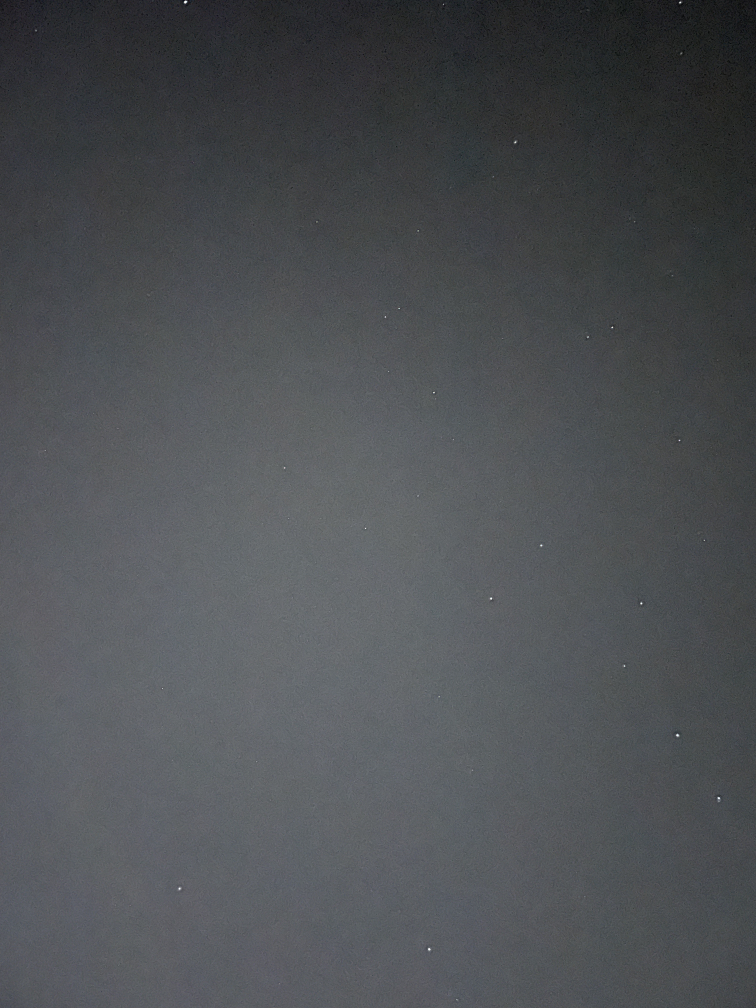
#> input picture test images/fr1.jpg, 3024 x 4032 px, found by its file name (shown at 1/4 size); the run also reads 1 picture not shown here
$ jupyter execute StarsMaching.ipynb
#> lines starting #> are read from the running program, lines starting #| are printed output that depends on the picture
# Stars Matching Project

In this project, we aim to match two images of stars by:
- Detecting stars in each image.
- Finding straight lines among the stars using the RANSAC algorithm.
- Building an affine transformation between the stars in the two images.
- Matching stars between the two images based on the transformation.
- Displaying the matches.

[cell 1]
# Import libraries

import numpy as np  # Numerical computations, arrays, linear algebra
import cv2  # Image processing (OpenCV library)
from matplotlib import pyplot as plt  # Plotting images and graphs
from matplotlib.patches import ConnectionPatch  # Drawing lines between subplots (for matching points visualization)
from PIL import Image  # Opening and processing images (especially JPEG, PNG)
from pillow_heif import register_heif_opener  # Add support for opening HEIC images (iPhone photos)
import random  # Random sampling, useful for RANSAC point selection
import math  # Basic mathematical operations (sqrt, etc.)

[cell 2]
# Functions for star detection
# This cell implements Part 2 of the assignment: Detecting stars and extracting (x, y, r, b).

def get_stars(image, size, param1=250, param2=1, min_r=2, max_r=6, desired_size=40):
    """
    Detects stars in a grayscale image using HoughCircles with adjustable parameters.

    Args:
        image: Grayscale image as a NumPy array.
        size: Tuple (width, height) for bounds checking.
        param1: First method-specific parameter for HoughCircles (higher threshold for Canny edge detector).
        param2: Second method-specific parameter for HoughCircles (accumulator threshold for circle centers).
        min_r: Minimum radius of circles to detect.
        max_r: Maximum radius of circles to detect.
        desired_size: Desired maximum number of detected stars.

    Returns:
        List of tuples (x, y, r, brightness) for each detected star.
    """
    circles = cv2.HoughCircles(image, cv2.HOUGH_GRADIENT, 2, 20,
                               param1=param1, param2=param2, minRadius=min_r, maxRadius=max_r)

    if circles is not None:
        length = len(circles[0, :])
        if length > desired_size:
            for t in np.linspace(param2, param2+5, 6):  # Fine-tune param2
                circles = cv2.HoughCircles(image, cv2.HOUGH_GRADIENT, 1, 20,
                                           param1=param1, param2=t, minRadius=min_r, maxRadius=max_r)
                if circles is not None:
                    length = len(circles[0, :])
                    if length <= desired_size:
                        break

    if circles is None:
        return []

    circles = np.uint16(np.around(circles))
    circles_cordinates = []
    for i in circles[0, :]:
        if i[0] < size[0] and i[1] < size[1]:
            # (x, y, r, brightness)
            circles_cordinates.append(
                (int(i[0]), int(i[1]), i[2] + 5, int(image[i[1], i[0]])))

    return circles_cordinates

# [12 lines left out: function save_stars_coordinates, not called in this run]

[cell 3]
import os  # for creating folders

# Helper: open HEIC files support
register_heif_opener()
#> (this line was passed over: pillow_heif is not available in this run)

# Select an image filename (edit this string to choose your file)
image_path = "C:\\Users\\shifa\\OneDrive\\שולחן העבודה\\EX1_NewSpace\\test images\\fr1.jpg"  # <-- Change this to your image path

# Load and prepare the image
size = (600, 600)  # Resize target size
img = np.array(Image.open(image_path).resize(size))
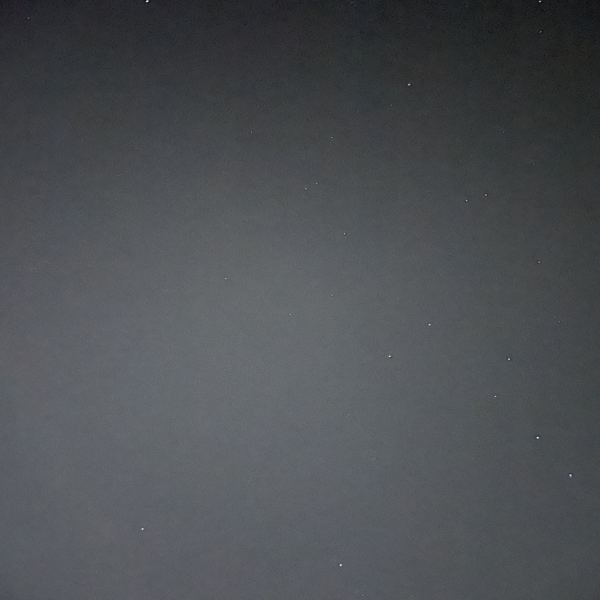
#> img: shape (600, 600, 3); mean R, G, B 77, 79.9, 83.2
img_gray = cv2.cvtColor(img, cv2.COLOR_BGR2GRAY)

# Detect stars
stars = get_stars(img_gray, size)
#> in get_stars, `circles = cv2.HoughCircles(image, cv2.HOUGH_GRADIENT, 2, 20, param1=pa..`: circles = 16 rows, first 8: [385, 353, 4.8], [465, 195, 4.8], [537, 5, 4.8], [571, 471, 4.4], [145, 531, 4], [303, 185, 4], [407, 87, 4], [537, 29, 4]
#> in get_stars, `length = len(circles[0, :])`: length = 16
#> in get_stars, `circles = np.uint16(np.around(circles))`: circles = 16 rows, first 8: [385, 353, 5], [465, 195, 5], [537, 5, 5], [571, 471, 4], [145, 531, 4], [303, 185, 4], [407, 87, 4], [537, 29, 4]
#> the loop in get_stars, `for i in circles[0, :]:` made 16 passes
#> after the loop in get_stars, `for i in circles[0, :]:`: circles_cordinates = 16 items, first 6: (385, 353, 10, 96), (465, 195, 10, 71), (537, 5, 10, 30), (571, 471, 9, 77), (145, 531, 9, 98), (303, 185, 9, 83)
#> stars has the same summary as circles_cordinates in get_stars

# Output the results
print(f"Detected {len(stars)} stars in {image_path}:")
#| Detected 16 stars in C:\Users\shifa\OneDrive\שולחן העבודה\EX1_NewSpace\test images\fr1.jpg:
for star in stars:
    print(f"x={star[0]}, y={star[1]}, r={star[2]}, brightness={star[3]}")
#> this loop made 16 passes
#> (printed output is left out)

# Create the folder for saving results if it does not exist
results_folder = "Detection_Results"
os.makedirs(results_folder, exist_ok=True)

# Create a filename for the output
image_name = os.path.basename(image_path).split(".")[0]
output_txt_path = os.path.join(results_folder, f"{image_name}_detected.txt")

# Save the stars to the text file
with open(output_txt_path, "w") as f:
    f.write("x y r b\n")
    for star in stars:
        f.write(f"{star[0]} {star[1]} {star[2]} {star[3]}\n")

print(f"\nSaved star detections to {output_txt_path}")

# Optional: Visualize the detected stars
for x, y, r, _ in stars:
    img = cv2.circle(img, (x, y), r, (255, 0, 255), 1)
#> this loop made 16 passes
#> (x, y, r) on passes 1 to 8: (385, 353, 10), (465, 195, 10), (537, 5, 10), (571, 471, 9), (145, 531, 9), (303, 185, 9), (407, 87, 9), (537, 29, 9)
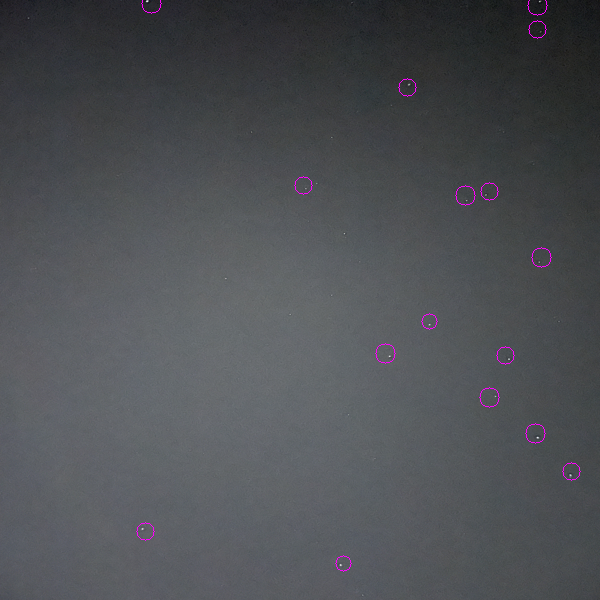
#> img: shape (600, 600, 3); mean R, G, B 77.4, 79.7, 83.6

plt.figure(figsize=(8, 8))
plt.imshow(cv2.cvtColor(img, cv2.COLOR_BGR2RGB))
plt.title("Detected Stars")
plt.axis('off')
plt.show()
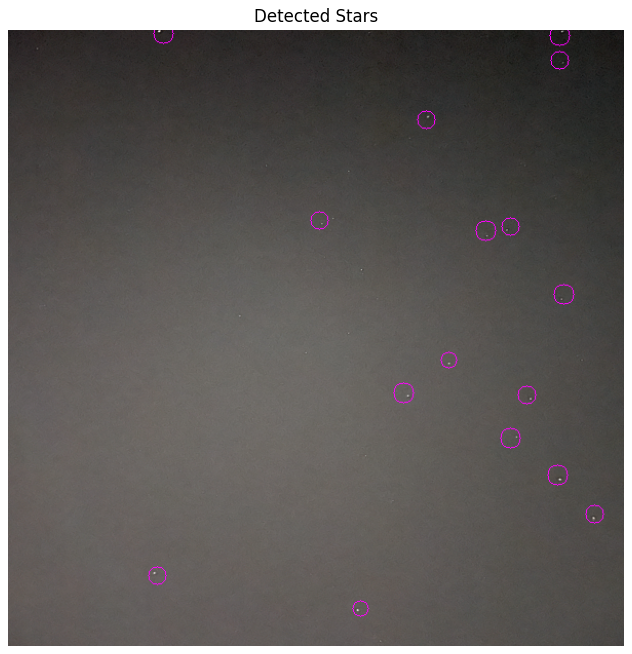
#> figure drawn by matplotlib, 1 panel; B, G, R data is drawn as R, G, B

[cell 4]
# Functions for matching stars between two images

def create_mapper(source, destination):
    """
    Creates an affine transformation mapper between two sets of points.

    Args:
        source: np.array of points from image 1.
        destination: np.array of points from image 2.

    Returns:
        A function that maps points from image 1 to image 2.
    """
    source = np.float32(source)
    destination = np.float32(destination)
    M = cv2.getAffineTransform(source, destination)

    def mapper(point):
        transformed_pt = np.dot(M, np.array([point[0], point[1], 1]))
        return (int(transformed_pt[0]), int(transformed_pt[1]))

    return mapper

def find_point(stars, source_point, mapped_point, e):
    """
    Finds a matching star close to the mapped point.

    Args:
        stars: List of detected stars in image 2.
        source_point: The original point from image 1.
        mapped_point: The point after transformation.
        e: Distance threshold for matching.

    Returns:
        The matching star, or None if not found.
    """
    x2, y2, r2, b2 = mapped_point

    for star in stars:
        x1, y1, r1, b1 = star
        dist_from_source = np.sqrt((source_point[0]-x2)**2 + (source_point[1]-y2)**2)
        dist_s = np.sqrt((x1-x2)**2 + (y1-y2)**2)

        if dist_s < e and abs(r1 - r2) < 6:
            return star

    return None

def count_inliers(stars1, stars2, T, e=16):
    """
    Counts how many stars are mapped correctly between two images.

    Args:
        stars1: List of stars in image 1.
        stars2: List of stars in image 2.
        T: Transformation function.
        e: Distance threshold.

    Returns:
        Number of matched stars (inliers).
    """
    cnt = 0
    matchings = {}

    for star in stars1:
        x, y, r, b = star
        mapped_point = T((x, y))
        matched_star = find_point(stars2, star, (mapped_point[0], mapped_point[1], r, b), e)

        matchings[matched_star] = matchings.get(matched_star, 0) + 1

        if matched_star is not None and matchings[matched_star] <= 1:
            cnt += 1

    return cnt

def matching_ratio(set_1, set_2, inliers_count):
    """
    Computes the ratio of matched points to the minimum size of the two sets.

    Args:
        set_1: Stars in image 1.
        set_2: Stars in image 2.
        inliers_count: Number of matched stars.

    Returns:
        Matching ratio as a float.
    """
    length = min(len(set_1), len(set_2))
    return inliers_count / length

[cell 5]
# Matching with real RANSAC search over affine transforms

def best_match_mapper(points1, points2, iterations=2000, e=16):
    """
    Tries many 3-point mappings and returns the one with the most inliers.

    Args:
        points1: stars in image 1 (list of (x, y, r, b)).
        points2: stars in image 2 (list of (x, y, r, b)).
        iterations: number of random trials.
        e: distance threshold for inlier.

    Returns:
        best_mapper: function that maps points from image 1 to image 2.
        best_ratio: best matching ratio found.
        best_matched: list of point pairs (img1, mapped point).
        src_points, dst_points: the best three points used for the transform.
    """
    best_mapper = None
    best_ratio = -1
    best_matched = []
    best_src, best_dst = None, None

    for _ in range(iterations):
        try:
            src = random.sample(points1, 3)
            dst = random.sample(points2, 3)

            mapper = create_mapper(
                [(p[0], p[1]) for p in src],
                [(p[0], p[1]) for p in dst]
            )

            count = count_inliers(points1, points2, mapper, e)
            ratio = matching_ratio(points1, points2, count)

            if ratio > best_ratio:
                best_ratio = ratio
                best_mapper = mapper
                best_src = src
                best_dst = dst

                best_matched = [[(p[0], p[1]), mapper((p[0], p[1]))] for p in points1]

        except Exception:
            continue

    return best_mapper, best_ratio, best_matched, best_src, best_dst


# Helper
register_heif_opener()
#> (this line was passed over: pillow_heif is not available in this run)

# paths to images
image_path1 = "C:\\Users\\shifa\\OneDrive\\שולחן העבודה\\EX1_NewSpace\\test images\\fr1.jpg"
image_path2 = "C:\\Users\\shifa\\OneDrive\\שולחן העבודה\\EX1_NewSpace\\test images\\fr2.jpg"
size = (600, 600)

img1 = np.array(Image.open(image_path1).resize(size))
img2 = np.array(Image.open(image_path2).resize(size))
img1_gray = cv2.cvtColor(img1, cv2.COLOR_BGR2GRAY)
img2_gray = cv2.cvtColor(img2, cv2.COLOR_BGR2GRAY)

# detect stars
stars1 = get_stars(img1_gray, size, param2=0.8, min_r=1, max_r=6)
#> in get_stars (call 2), `circles = cv2.HoughCircles(image, cv2.HOUGH_GRADIENT, 2, 20, param1=pa..`: circles = 16 rows, first 8: [465, 201, 1.8], [389, 355, 1.5], [409, 85, 1.5], [429, 325, 1.5], [495, 395, 1.5], [569, 475, 1.5], [537, 437, 1.1], [537, 5, 4.8]
#> in get_stars (call 2), `circles = np.uint16(np.around(circles))`: circles = 16 rows, first 8: [465, 201, 2], [389, 355, 2], [409, 85, 2], [429, 325, 2], [495, 395, 2], [569, 475, 2], [537, 437, 1], [537, 5, 5]
#> the loop in get_stars (call 2), `for i in circles[0, :]:` made 16 passes
#> stars1 = 16 items, first 6: (465, 201, 7, 57), (389, 355, 7, 140), (409, 85, 7, 85), (429, 325, 7, 136), (495, 395, 7, 100), (569, 475, 7, 125)
stars2 = get_stars(img2_gray, size, param2=0.8, min_r=1, max_r=6)
#> in get_stars (call 3), `circles = cv2.HoughCircles(image, cv2.HOUGH_GRADIENT, 2, 20, param1=pa..`: circles = 16 rows, first 8: [379, 57, 1.8], [439, 177, 1.8], [441, 337, 1.5], [457, 413, 1.5], [563, 481, 1.5], [595, 23, 1.5], [483, 449, 1.1], [325, 327, 4]
#> in get_stars (call 3), `circles = np.uint16(np.around(circles))`: circles = 16 rows, first 8: [379, 57, 2], [439, 177, 2], [441, 337, 2], [457, 413, 2], [563, 481, 2], [595, 23, 2], [483, 449, 1], [325, 327, 4]
#> stars2 = 16 items, first 6: (379, 57, 7, 55), (439, 177, 7, 85), (441, 337, 7, 111), (457, 413, 7, 164), (563, 481, 7, 175), (595, 23, 7, 69)
print(f"Detected {len(stars1)} stars in Image 1")
#| Detected 16 stars in Image 1
print(f"Detected {len(stars2)} stars in Image 2")
#| Detected 16 stars in Image 2

#find the best mathcing
random.seed(42)
best_T, best_ratio, mapped_stars, src_pts, dst_pts = best_match_mapper(stars1, stars2, iterations=2000, e=16)
#> the loop in best_match_mapper, `for _ in range(iterations):` made 2000 passes
#> (count, ratio, best_ratio, best_src, best_dst) on pass 1: (5, 0.312, 0.312, [(429, 325, 7, 136), (465, 201, 7, 57), (143, 529, 7, 132)], [(427, 375, 9, 101), (457, 413, 7, 164), (295, 209, 10, 91)])
print(f"\nBest Matching Ratio: {best_ratio:.2f}")
#| Best Matching Ratio: 0.75

# draw
fig, (ax1, ax2) = plt.subplots(1, 2, figsize=(15, 7))


for x, y, r, _ in stars1:
    img1 = cv2.circle(img1, (x, y), r, (255, 0, 255), 1)
#> this loop made 16 passes
#> (x, y, r) on passes 1 to 8: (465, 201, 7), (389, 355, 7), (409, 85, 7), (429, 325, 7), (495, 395, 7), (569, 475, 7), (537, 437, 6), (537, 5, 10)
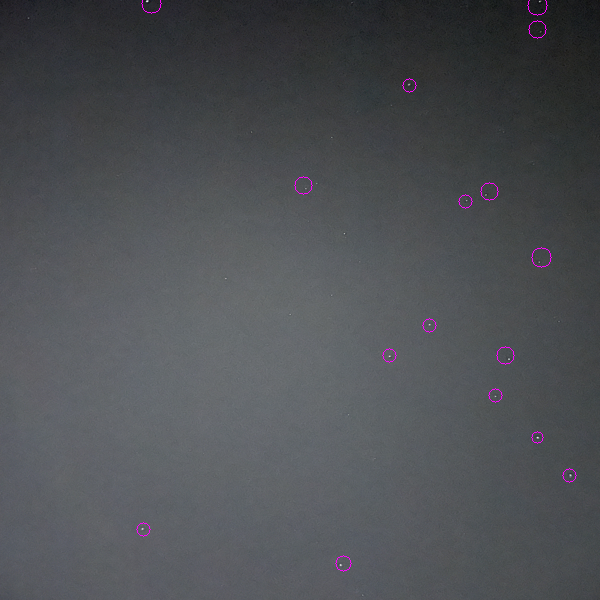
#> img1: shape (600, 600, 3); mean R, G, B 77.4, 79.8, 83.5
for x, y, r, _ in stars2:
    img2 = cv2.circle(img2, (x, y), r, (255, 0, 255), 1)
#> this loop made 16 passes
#> (x, y, r) on passes 1 to 8: (379, 57, 7), (439, 177, 7), (441, 337, 7), (457, 413, 7), (563, 481, 7), (595, 23, 7), (483, 449, 6), (325, 327, 9)
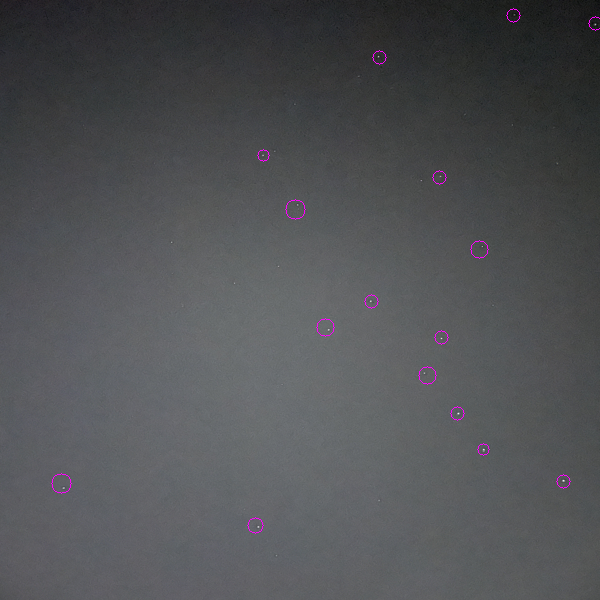
#> img2: shape (600, 600, 3); mean R, G, B 80.4, 81.7, 84.3


for s, d in mapped_stars:
    con = ConnectionPatch(xyA=s, xyB=d, coordsA="data", coordsB="data",
                          axesA=ax1, axesB=ax2, color="red")
    ax2.add_artist(con)
#> this loop made 16 passes
#> (s, d) on passes 1 to 8: ((465, 201), (425, 184)), ((389, 355), (327, 327)), ((409, 85), (389, 72)), ((429, 325), (370, 301)), ((495, 395), (423, 370)), ((569, 475), (482, 449)), ((537, 437), (457, 411)), ((537, 5), (526, 1))

ax1.imshow(cv2.cvtColor(img1, cv2.COLOR_BGR2RGB))
ax1.set_title("Image 1 - Stars")
ax1.axis("off")

ax2.imshow(cv2.cvtColor(img2, cv2.COLOR_BGR2RGB))
ax2.set_title("Image 2 - Mapped Stars")
ax2.axis("off")

plt.show()
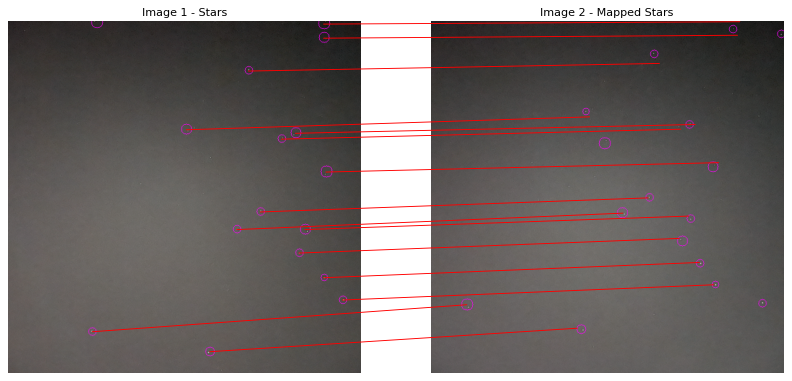
#> figure drawn by matplotlib, 2 panels; B, G, R data is drawn as R, G, B

[cell 6]
import os
from itertools import combinations
from pathlib import Path
import matplotlib.pyplot as plt
from matplotlib.patches import ConnectionPatch

# === Configuration ===
folder_path = "C:/Users/shifa/OneDrive/שולחן העבודה/EX1_NewSpace/test images"
size = (600, 600)
output_folder = "Mapping_Results"
os.makedirs(output_folder, exist_ok=True)

# === Get list of image files (.jpg and .png)
image_files = [str(f) for f in Path(folder_path).glob("*.jpg")] + \
              [str(f) for f in Path(folder_path).glob("*.png")]

# === Loop through all unique image pairs ===
for img1_path, img2_path in combinations(image_files, 2):
    try:
        # --- Load and resize the images ---
        img1 = np.array(Image.open(img1_path).resize(size))
        img2 = np.array(Image.open(img2_path).resize(size))
        img1_gray = cv2.cvtColor(img1, cv2.COLOR_BGR2GRAY)
        img2_gray = cv2.cvtColor(img2, cv2.COLOR_BGR2GRAY)

        # --- Detect stars in each image ---
        stars1 = get_stars(img1_gray, size, param2=0.8, min_r=1, max_r=6)
        stars2 = get_stars(img2_gray, size, param2=0.8, min_r=1, max_r=6)

        print(f"🔄 Comparing: {os.path.basename(img1_path)} <-> {os.path.basename(img2_path)}")
#| 🔄 Comparing: fr1.jpg <-> fr2.jpg

        # --- Run affine transformation matching ---
        best_T, _, mapped_stars, src_pts, dst_pts = best_match_mapper(
            stars1, stars2, iterations=2000, e=16)

        # --- Save results in .txt (without ratio) ---
        pair_name = f"{Path(img1_path).stem}__{Path(img2_path).stem}"
        result_path = os.path.join(output_folder, f"{pair_name}_result.txt")

        with open(result_path, "w") as f:
            f.write(f"Image 1: {os.path.basename(img1_path)}\n")
            f.write(f"Image 2: {os.path.basename(img2_path)}\n")
            f.write(f"Stars detected: {len(stars1)} (img1), {len(stars2)} (img2)\n")
            f.write(f"Source (img1) points used: {src_pts}\n")
            f.write(f"Destination (img2) points used: {dst_pts}\n")

        # --- Draw star locations on the images ---
        img1_draw = img1.copy()
        img2_draw = img2.copy()
        for x, y, r, _ in stars1:
            img1_draw = cv2.circle(img1_draw, (x, y), r, (255, 0, 255), 1)
        for x, y, r, _ in stars2:
            img2_draw = cv2.circle(img2_draw, (x, y), r, (255, 0, 255), 1)

        # --- Connect matched stars ---
        fig, (ax1, ax2) = plt.subplots(1, 2, figsize=(14, 7))
        for s, d in mapped_stars:
            con = ConnectionPatch(xyA=s, xyB=d, coordsA="data", coordsB="data",
                                  axesA=ax1, axesB=ax2, color="red")
            ax2.add_artist(con)
#> this loop made 16 passes
#> (s, d) on passes 1 to 8: ((465, 201), (415, 187)), ((389, 355), (329, 336)), ((409, 85), (394, 100)), ((429, 325), (365, 302)), ((495, 395), (402, 347)), ((569, 475), (444, 400)), ((537, 437), (427, 375)), ((537, 5), (507, 4))

        ax1.imshow(cv2.cvtColor(img1_draw, cv2.COLOR_BGR2RGB))
        ax1.set_title(f"{os.path.basename(img1_path)}")
        ax1.axis("off")

        ax2.imshow(cv2.cvtColor(img2_draw, cv2.COLOR_BGR2RGB))
        ax2.set_title(f"{os.path.basename(img2_path)}")
        ax2.axis("off")

        # --- Save the output figure ---
        fig_path = os.path.join(output_folder, f"{pair_name}_matched.png")
        plt.savefig(fig_path)
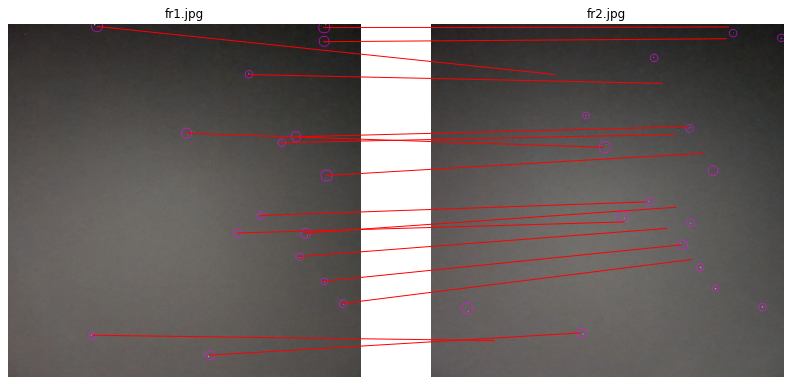
#> figure drawn by matplotlib, 2 panels; B, G, R data is drawn as R, G, B
        plt.close()

    except Exception as e:
        print(f"⚠️ Error comparing {img1_path} <-> {img2_path}: {e}")
